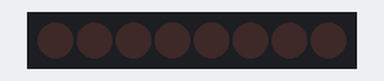
Bench run of a program on a simulated Raspberry Pi (BCM pin numbers). Parts: 8 shift-register outputs drawn as a row of LEDs (first output left, lit = HIGH). What the program prints to the terminal is not drawn.

Above: at 0.3 s.
At 2.6 s:
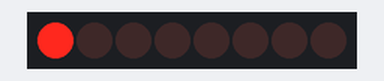
Timing chart, 0 to 3.0 s (numbered marks = the images above):
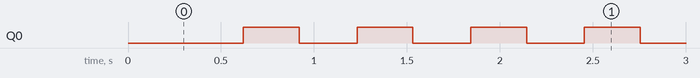

Measured:
- by itself, Q0: alternates HIGH for 0.30 s and LOW for 0.31 s

The program:

74HC595.py
```python
#!/usr/bin/env python3
#================================================
#
#	This program is for SunFounder SuperKit for Rpi.
#
#	Extend use of 8 LED with 74HC595.
#
#	Change the	WhichLeds and sleeptime value under
#	loop() function to change LED mode and speed.
#
#=================================================

import RPi.GPIO as GPIO
import time

SDI   = 17
RCLK  = 18
SRCLK = 22

#===============   LED Mode Defne ================
#	You can define yourself, in binay, and convert it to Hex
#	8 bits a group, 0 means off, 1 means on
#	like : 0101 0101, means LED1, 3, 5, 7 are on.(from left to right)
#	and convert to 0x55.

LED0 = [0x01,0x02,0x04,0x08,0x10,0x20,0x40,0x80]	#original mode
LED1 = [0x01,0x03,0x07,0x0f,0x1f,0x3f,0x7f,0xff]	#blink mode 1
LED2 = [0x01,0x05,0x15,0x55,0xb5,0xf5,0xfb,0xff]	#blink mode 2
LED3 = [0x02,0x03,0x0b,0x0f,0x2f,0x3f,0xbf,0xff]	#blink mode 3
LED4 = [0x49,0x92,0x24]
LED5 = [0x01,0x03,0x07,0x0f,0x1f,0x3f,0x7f,0xff,0xfe,0xfc,0xf8,0xf0,0xe0,0xc0,0x80,0x00]
#=================================================

def print_msg():
	print ("Program is running...")
	print ("Please press Ctrl+C to end the program...")

def setup():
	GPIO.setmode(GPIO.BCM)    # Number GPIOs by BCM
	GPIO.setup(SDI, GPIO.OUT)
	GPIO.setup(RCLK, GPIO.OUT)
	GPIO.setup(SRCLK, GPIO.OUT)
	GPIO.output(SDI, GPIO.LOW)
	GPIO.output(RCLK, GPIO.LOW)
	GPIO.output(SRCLK, GPIO.LOW)

def hc595_in(dat):
	for bit in range(0, 8):
		GPIO.output(SDI, 0x80 & (dat << bit))
		GPIO.output(SRCLK, GPIO.HIGH)
		time.sleep(0.001)
		GPIO.output(SRCLK, GPIO.LOW)

def hc595_out():
	GPIO.output(RCLK, GPIO.HIGH)
	time.sleep(0.001)
	GPIO.output(RCLK, GPIO.LOW)

def loop():
	WhichLeds = LED5 # Change Mode, modes from LED0 to LED3
	sleeptime = 0.01		# Change speed, lower value, faster speed
	while True:
		for i in range(0, len(WhichLeds)):
			hc595_in(WhichLeds[i])
			hc595_out()
			time.sleep(sleeptime)

		#for i in range(len(WhichLeds)-1, -1, -1):
		#	hc595_in(WhichLeds[i])
		#	hc595_out()
		#	time.sleep(sleeptime)

def destroy():   # When program ending, the function is executed.
	GPIO.cleanup()

if __name__ == '__main__': # Program starting from here
	print_msg()
	setup()
	try:
		loop()
	except KeyboardInterrupt:
		destroy()
```
